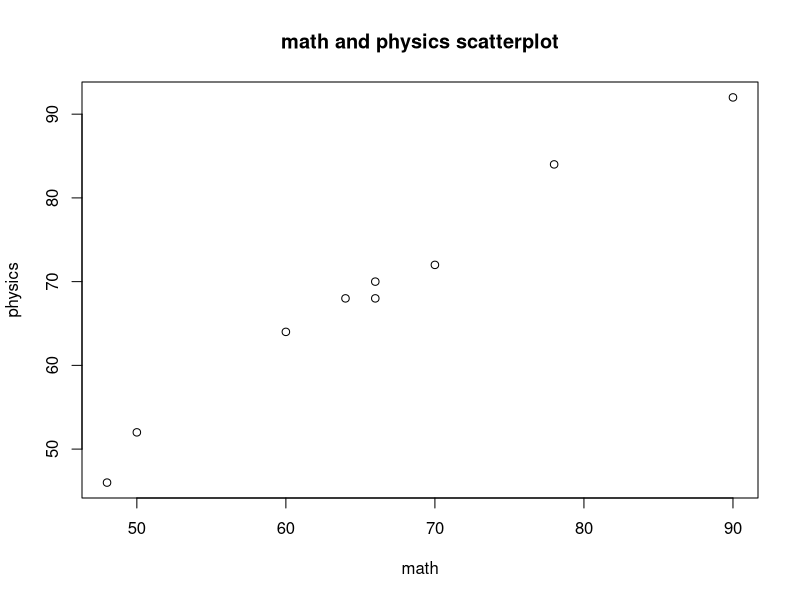

Generate this figure with R:
# Title     : TODO
# Objective : TODO
# Created by: justk
# Created on: 2021-09-19

math <- c(66, 64, 48, 78, 60, 90, 50, 66, 70)
physics <- c(70, 68, 46, 84, 64, 92, 52, 68, 72)
plot(math, physics, main='math and physics scatterplot')
cor(math, physics)